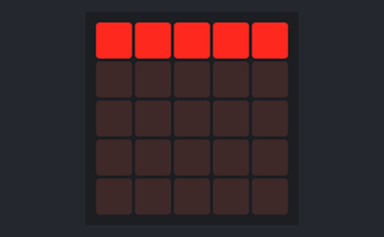
Simulated run of this program. Board: BBC micro:bit (MakeCode). Parts: the board's 5×5 LED display. Random numbers come from a fixed seed.

Above: at 0.22 s.
At 5.17 s:
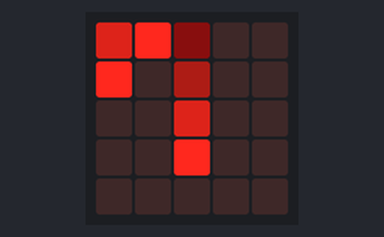
At 10.12 s:
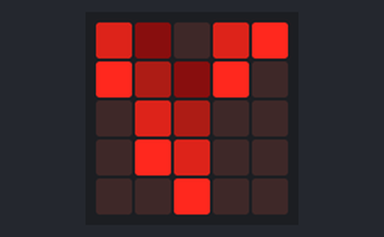
At 20.03 s:
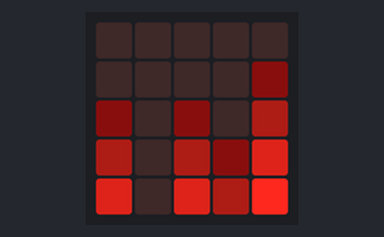
At 29.93 s:
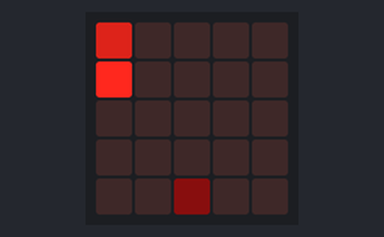
At 39.83 s:
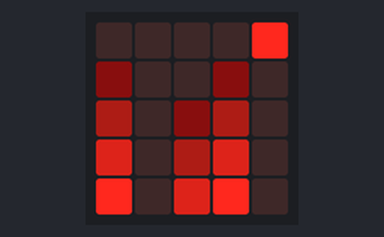

The program:

main.ts
```typescript
let index = 0
let bri = [255, 150, 50, 10, 0]
let x: number[] = []
for (let index2 = 0; index2 <= 4; index2++) {
    x.push(0)
}
let dt = 150
let t = input.runningTime()
while (true) {
    if (input.runningTime() - t >= dt) {
        t = input.runningTime()
        for (let y = 0; y <= 4; y++) {
            for (let index3 = 0; index3 <= x[y]; index3++) {
                if (index3 <= 4) {
                    led.plotBrightness(y, x[y] - index3, bri[index3])
                } else {
                    led.plotBrightness(y, x[y] - index3, 0)
                }
            }
            if (x[y] <= 8) {
                x[y] = x[y] + 1
            } else if (randint(0, 101) > 80) {
                x[y] = 0
            }
        }
    } else {
        basic.pause(dt - (input.runningTime() - t))
    }
}
```

test.ts
```typescript
// les tests vont ici ; cela ne sera pas compilé si ce paquet est utilisé en tant qu'extension.
```
